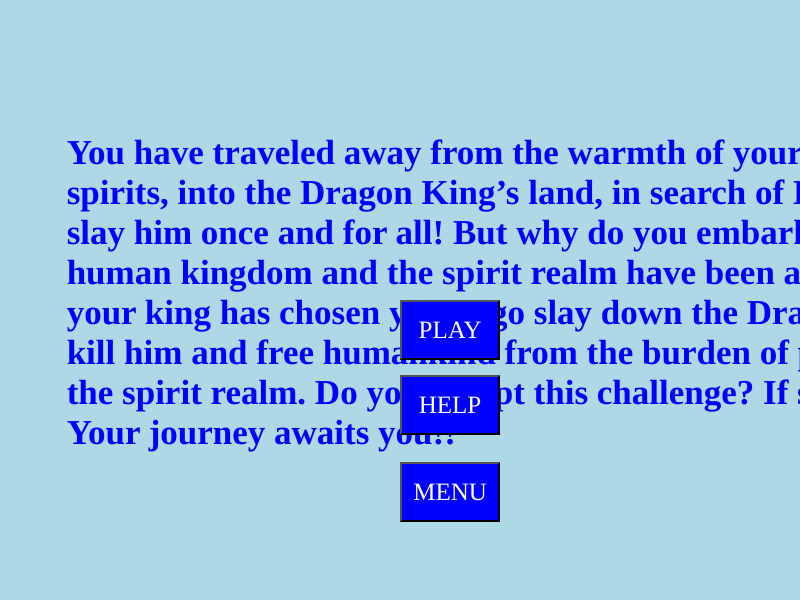
Frame 1 (no input)
Frame 60 (no input): identical to frame 1, image omitted
Frame 120 (the mouse pressed at the canvas centre since frame 60): blank canvas, image omitted

The p5.js sketch that drew this single still picture (run headless with seeded random() and noise() and a simulated clock; from frame 60 on, the mouse is pressed at the canvas centre):

// p5.js sketch
// ── sketch.js
var gameState = "start";

function preload(){

}

function setup(){
    createCanvas(displayWidth, displayHeight);

    game = new Game();
}

function draw(){
    if(gameState === "start"){
        game.displayStart();
    }
    else if(gameState === "help"){
        game.displayHelp();
    }
    else if(gameState === "play"){
        game.displayPlay();
    }
}
// ── game.js
class Game{
    constructor(){
        this.story = createElement("h5");
        this.playButton = createButton("PLAY");
        this.helpButton = createButton("HELP");
        this.menuButton = createButton("MENU");
        this.backButton = createButton("BACK");
    }

    displayStart(){
        background("lightblue");  

        this.story.position(displayWidth/12, displayHeight/8);
        this.story.style("font-size", "35px");
        this.story.style("font-family", "cursive");
        this.story.style("color", "blue");
        this.story.html("You have traveled away from the warmth of your home into the realm of spirits, into the Dragon King’s land, in search of Dragon King, so you can slay him once and for all! But why do you embark on this journey? The human kingdom and the spirit realm have been at war for centuries, and your king has chosen you to go slay down the Dragon King so that you can kill him and free humankind from the burden of protecting their land from the spirit realm. Do you accept this challenge? If so, press “Play” now!! Your journey awaits you!!")
        
        this.playButton.position(displayWidth/2, displayHeight/2);
        this.playButton.style("font-size", "25px");
        this.playButton.style("background-color", "blue");
        this.playButton.style("color", "white");
        this.playButton.style("width", "100px");
        this.playButton.style("height", "60px");
        this.playButton.style("font-family", "cursive");
        this.playButton.mousePressed(()=>{
            this.playButton.hide();
            this.helpButton.hide();
            this.menuButton.hide();
            this.backButton.hide();
            this.story.hide();
            gameState = "play";
        })

        this.helpButton.position(displayWidth/2, displayHeight/1.6);
        this.helpButton.style("font-size", "25px");
        this.helpButton.style("background-color", "blue");
        this.helpButton.style("color", "white");
        this.helpButton.style("width", "100px");
        this.helpButton.style("height", "60px");
        this.helpButton.style("font-family", "cursive");
        this.helpButton.mousePressed(()=>{
            gameState = "help";
        })

        this.menuButton.position(displayWidth/2, displayHeight/1.3);
        this.menuButton.style("font-size", "25px");
        this.menuButton.style("background-color", "blue");
        this.menuButton.style("color", "white");
        this.menuButton.style("width", "100px");
        this.menuButton.style("height", "60px");
        this.menuButton.style("font-family", "cursive");
    }

    displayHelp(){
        this.playButton.hide();
        this.helpButton.hide();
        this.menuButton.hide();
        this.backButton.show();
        background("pink");
        this.story.html("You have 3 lives. You get to choose armor and one weapon before starting the game. Once you start the game, use the spacebar to jump over the obstacles (elves, dwarves, other spirits, etc.) and to collect any power ups you may find. If you land on an obstacle then you will have to battle it before moving on with the game. Once you reach the Dragon King, you will have to battle it, and if you win, then you will unlock the next level, but if you lose, then you will have to redo the level.")
        this.backButton.position(displayWidth/9, displayHeight/1.4);
        this.backButton.style("font-size", "25px");
        this.backButton.style("background-color", "blue");
        this.backButton.style("color", "white");
        this.backButton.style("width", "100px");
        this.backButton.style("height", "60px");
        this.backButton.style("font-family", "cursive");
        this.backButton.mousePressed(()=>{
            this.backButton.hide();
            this.playButton.show();
            this.helpButton.show();
            this.menuButton.show();
            gameState = "start";
        })
    }

    displayPlay(){
        
    }
}
